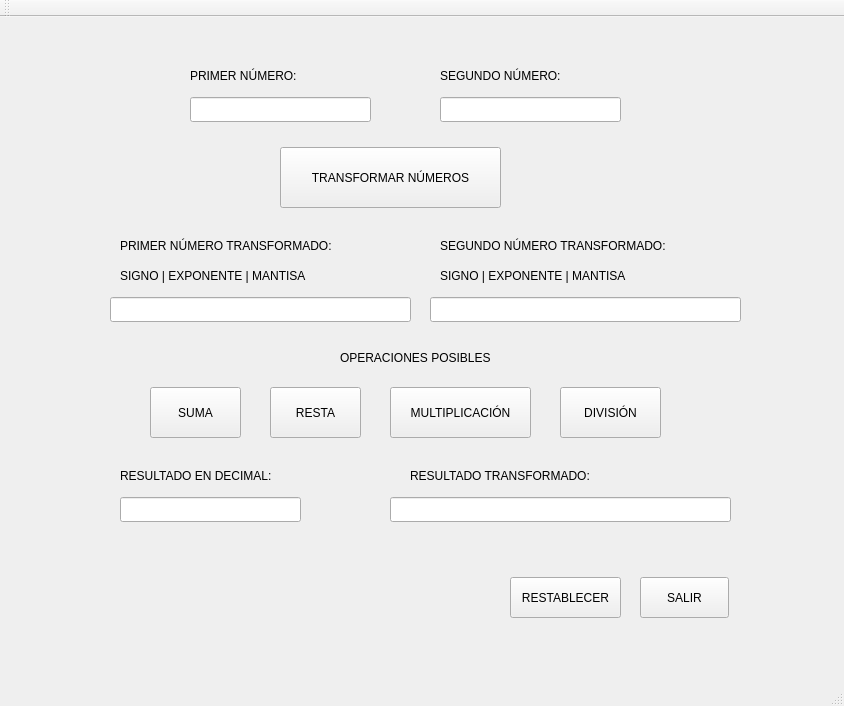
<?xml version="1.0" encoding="UTF-8"?>
<ui version="4.0">
 <class>MainWindow</class>
 <widget class="QMainWindow" name="MainWindow">
  <property name="geometry">
   <rect>
    <x>0</x>
    <y>0</y>
    <width>844</width>
    <height>706</height>
   </rect>
  </property>
  <property name="windowTitle">
   <string>MainWindow</string>
  </property>
  <widget class="QWidget" name="centralWidget">
   <widget class="QLabel" name="label">
    <property name="geometry">
     <rect>
      <x>190</x>
      <y>50</y>
      <width>191</width>
      <height>17</height>
     </rect>
    </property>
    <property name="text">
     <string>PRIMER NÚMERO:</string>
    </property>
   </widget>
   <widget class="QLabel" name="label_2">
    <property name="geometry">
     <rect>
      <x>440</x>
      <y>50</y>
      <width>211</width>
      <height>17</height>
     </rect>
    </property>
    <property name="text">
     <string>SEGUNDO NÚMERO:</string>
    </property>
   </widget>
   <widget class="QLineEdit" name="lineEdit">
    <property name="geometry">
     <rect>
      <x>190</x>
      <y>80</y>
      <width>181</width>
      <height>25</height>
     </rect>
    </property>
   </widget>
   <widget class="QLineEdit" name="lineEdit_2">
    <property name="geometry">
     <rect>
      <x>440</x>
      <y>80</y>
      <width>181</width>
      <height>25</height>
     </rect>
    </property>
   </widget>
   <widget class="QLabel" name="label_3">
    <property name="geometry">
     <rect>
      <x>120</x>
      <y>220</y>
      <width>261</width>
      <height>17</height>
     </rect>
    </property>
    <property name="text">
     <string>PRIMER NÚMERO TRANSFORMADO:</string>
    </property>
   </widget>
   <widget class="QLabel" name="label_4">
    <property name="geometry">
     <rect>
      <x>440</x>
      <y>220</y>
      <width>281</width>
      <height>17</height>
     </rect>
    </property>
    <property name="text">
     <string>SEGUNDO NÚMERO TRANSFORMADO:</string>
    </property>
   </widget>
   <widget class="QLineEdit" name="lineEdit_3">
    <property name="geometry">
     <rect>
      <x>110</x>
      <y>280</y>
      <width>301</width>
      <height>25</height>
     </rect>
    </property>
   </widget>
   <widget class="QLineEdit" name="lineEdit_4">
    <property name="geometry">
     <rect>
      <x>430</x>
      <y>280</y>
      <width>311</width>
      <height>25</height>
     </rect>
    </property>
   </widget>
   <widget class="QLabel" name="label_5">
    <property name="geometry">
     <rect>
      <x>340</x>
      <y>320</y>
      <width>211</width>
      <height>41</height>
     </rect>
    </property>
    <property name="text">
     <string>OPERACIONES POSIBLES</string>
    </property>
   </widget>
   <widget class="QPushButton" name="botonSuma">
    <property name="geometry">
     <rect>
      <x>150</x>
      <y>370</y>
      <width>91</width>
      <height>51</height>
     </rect>
    </property>
    <property name="text">
     <string>SUMA</string>
    </property>
   </widget>
   <widget class="QPushButton" name="botonResta">
    <property name="geometry">
     <rect>
      <x>270</x>
      <y>370</y>
      <width>91</width>
      <height>51</height>
     </rect>
    </property>
    <property name="text">
     <string>RESTA</string>
    </property>
   </widget>
   <widget class="QPushButton" name="botonProducto">
    <property name="geometry">
     <rect>
      <x>390</x>
      <y>370</y>
      <width>141</width>
      <height>51</height>
     </rect>
    </property>
    <property name="text">
     <string>MULTIPLICACIÓN</string>
    </property>
   </widget>
   <widget class="QPushButton" name="botonDivision">
    <property name="geometry">
     <rect>
      <x>560</x>
      <y>370</y>
      <width>101</width>
      <height>51</height>
     </rect>
    </property>
    <property name="text">
     <string>DIVISIÓN</string>
    </property>
   </widget>
   <widget class="QLabel" name="label_6">
    <property name="geometry">
     <rect>
      <x>120</x>
      <y>450</y>
      <width>191</width>
      <height>17</height>
     </rect>
    </property>
    <property name="text">
     <string>RESULTADO EN DECIMAL:</string>
    </property>
   </widget>
   <widget class="QLabel" name="label_7">
    <property name="geometry">
     <rect>
      <x>410</x>
      <y>450</y>
      <width>221</width>
      <height>17</height>
     </rect>
    </property>
    <property name="text">
     <string>RESULTADO TRANSFORMADO:</string>
    </property>
   </widget>
   <widget class="QLineEdit" name="lineEdit_6">
    <property name="geometry">
     <rect>
      <x>390</x>
      <y>480</y>
      <width>341</width>
      <height>25</height>
     </rect>
    </property>
   </widget>
   <widget class="QPushButton" name="transformarNumeros">
    <property name="geometry">
     <rect>
      <x>280</x>
      <y>130</y>
      <width>221</width>
      <height>61</height>
     </rect>
    </property>
    <property name="text">
     <string>TRANSFORMAR NÚMEROS</string>
    </property>
   </widget>
   <widget class="QLabel" name="label_8">
    <property name="geometry">
     <rect>
      <x>120</x>
      <y>250</y>
      <width>231</width>
      <height>17</height>
     </rect>
    </property>
    <property name="text">
     <string>SIGNO | EXPONENTE | MANTISA</string>
    </property>
   </widget>
   <widget class="QLabel" name="label_9">
    <property name="geometry">
     <rect>
      <x>440</x>
      <y>250</y>
      <width>231</width>
      <height>17</height>
     </rect>
    </property>
    <property name="text">
     <string>SIGNO | EXPONENTE | MANTISA</string>
    </property>
   </widget>
   <widget class="QLineEdit" name="lineEdit_7">
    <property name="geometry">
     <rect>
      <x>120</x>
      <y>480</y>
      <width>181</width>
      <height>25</height>
     </rect>
    </property>
   </widget>
   <widget class="QPushButton" name="restablecer">
    <property name="geometry">
     <rect>
      <x>510</x>
      <y>560</y>
      <width>111</width>
      <height>41</height>
     </rect>
    </property>
    <property name="text">
     <string>RESTABLECER</string>
    </property>
   </widget>
   <widget class="QPushButton" name="salir">
    <property name="geometry">
     <rect>
      <x>640</x>
      <y>560</y>
      <width>89</width>
      <height>41</height>
     </rect>
    </property>
    <property name="text">
     <string>SALIR</string>
    </property>
   </widget>
  </widget>
  <widget class="QMenuBar" name="menuBar">
   <property name="geometry">
    <rect>
     <x>0</x>
     <y>0</y>
     <width>844</width>
     <height>22</height>
    </rect>
   </property>
  </widget>
  <widget class="QToolBar" name="mainToolBar">
   <attribute name="toolBarArea">
    <enum>TopToolBarArea</enum>
   </attribute>
   <attribute name="toolBarBreak">
    <bool>false</bool>
   </attribute>
  </widget>
  <widget class="QStatusBar" name="statusBar"/>
 </widget>
 <layoutdefault spacing="6" margin="11"/>
 <resources/>
 <connections/>
</ui>
